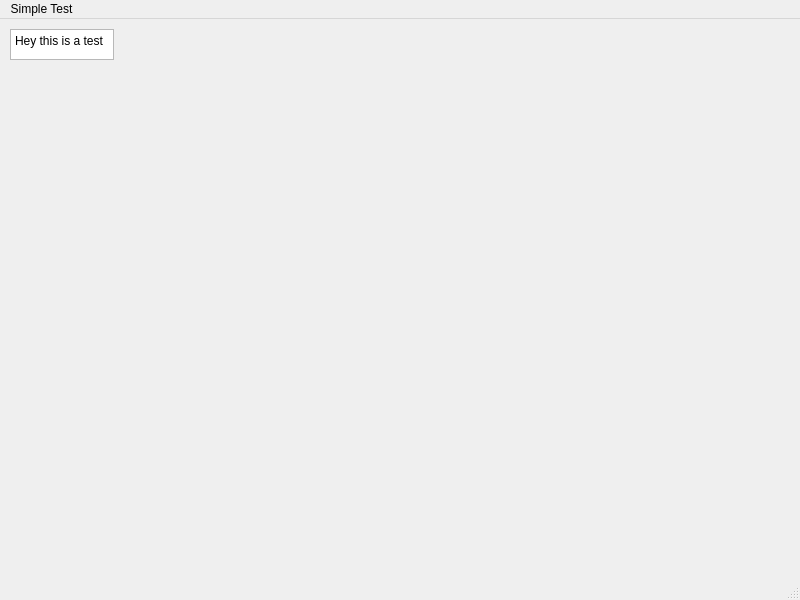
<?xml version="1.0" encoding="UTF-8"?>
<ui version="4.0">
 <class>MainWindow</class>
 <widget class="QMainWindow" name="MainWindow">
  <property name="geometry">
   <rect>
    <x>0</x>
    <y>0</y>
    <width>800</width>
    <height>600</height>
   </rect>
  </property>
  <property name="windowTitle">
   <string>MainWindow</string>
  </property>
  <widget class="QWidget" name="centralwidget">
   <widget class="QTextEdit" name="textEdit">
    <property name="geometry">
     <rect>
      <x>10</x>
      <y>10</y>
      <width>104</width>
      <height>31</height>
     </rect>
    </property>
    <property name="html">
     <string>&lt;!DOCTYPE HTML PUBLIC &quot;-//W3C//DTD HTML 4.0//EN&quot; &quot;http://www.w3.org/TR/REC-html40/strict.dtd&quot;&gt;
&lt;html&gt;&lt;head&gt;&lt;meta name=&quot;qrichtext&quot; content=&quot;1&quot; /&gt;&lt;meta charset=&quot;utf-8&quot; /&gt;&lt;style type=&quot;text/css&quot;&gt;
p, li { white-space: pre-wrap; }
hr { height: 1px; border-width: 0; }
li.unchecked::marker { content: &quot;\2610&quot;; }
li.checked::marker { content: &quot;\2612&quot;; }
&lt;/style&gt;&lt;/head&gt;&lt;body style=&quot; font-family:'Sans Serif'; font-size:9pt; font-weight:400; font-style:normal;&quot;&gt;
&lt;p style=&quot; margin-top:0px; margin-bottom:0px; margin-left:0px; margin-right:0px; -qt-block-indent:0; text-indent:0px;&quot;&gt;Hey this is a test&lt;/p&gt;&lt;/body&gt;&lt;/html&gt;</string>
    </property>
   </widget>
  </widget>
  <widget class="QMenuBar" name="menubar">
   <property name="geometry">
    <rect>
     <x>0</x>
     <y>0</y>
     <width>800</width>
     <height>20</height>
    </rect>
   </property>
   <widget class="QMenu" name="menuSimple_Test">
    <property name="title">
     <string>Simple Test</string>
    </property>
   </widget>
   <addaction name="menuSimple_Test"/>
  </widget>
  <widget class="QStatusBar" name="statusbar"/>
 </widget>
 <resources/>
 <connections/>
</ui>
